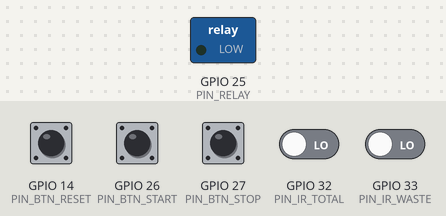
The sketch below on a simulated ESP32. On the bench: switched loads named in the sketch (green lamp = pin HIGH). The test bench sets the inputs (shaded band); at power-on: GPIO 14 (PIN_BTN_RESET), GPIO 26 (PIN_BTN_START), GPIO 27 (PIN_BTN_STOP) HIGH, GPIO 32 (PIN_IR_TOTAL), GPIO 33 (PIN_IR_WASTE) LOW. WiFi joins after 1.5 s; servers stay silent unless stated; no MQTT or app messages arrive unless stated; what the sketch prints to the serial monitor is not drawn.

Above: at 2.7 s.
2.8 s: GPIO 26 (PIN_BTN_START) pulled LOW for 0.15 s
At 3.8 s:
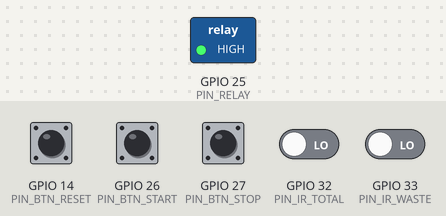
4.4 s: GPIO 27 (PIN_BTN_STOP) pulled LOW for 0.15 s
At 5.5 s:
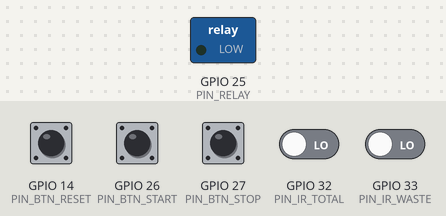
8.1 s: GPIO 26 (PIN_BTN_START) pulled LOW for 1 s
At 9.4 s:
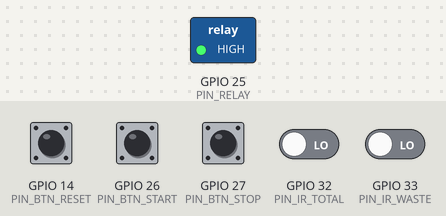
10.6 s: GPIO 27 (PIN_BTN_STOP) pulled LOW for 1 s
At 11.8 s:
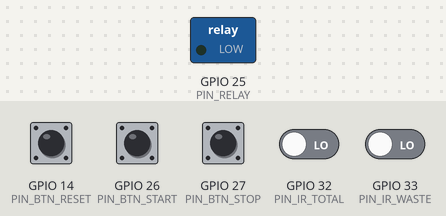
Timing chart, 0 to 13.6 s (numbered marks = the images above; inputs shaded):
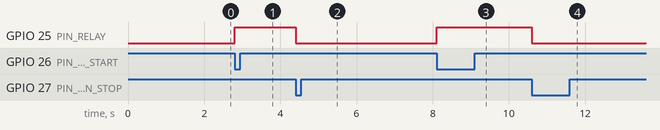

Measured:
- after the input at 2.8 s, GPIO 25 (PIN_RELAY): LOW → HIGH at once
- after the input at 4.4 s, GPIO 25 (PIN_RELAY): HIGH → LOW at once
- after the input at 8.1 s, GPIO 25 (PIN_RELAY): LOW → HIGH at once
- after the input at 10.6 s, GPIO 25 (PIN_RELAY): HIGH → LOW at once

The sketch:

esp32_3.2v.ino
```cpp
/*
 * โปรเจกต์: สายพานลำเลียงอัจฉริยะ (Smart Conveyor Belt) + IoT Cloud
 * เวอร์ชัน: 3.2 (อัปเดตคอมเมนต์อธิบายฟีเจอร์ระบบแยกของเสีย Manual QC และช่อง Defect Chute)
 * ⚙️ สิ่งที่เพิ่ม/ปรับปรุงในเวอร์ชันนี้:
 * 1. กำกับคอมเมนต์อธิบาย "เซนเซอร์ตัวที่ 1 (ต้นสายพาน)" สำหรับนับยอดรวมทั้งหมด (Total)
 * 2. กำกับคอมเมนต์อธิบาย "เซนเซอร์ตัวที่ 2 (ช่องของเสีย Defect Chute)" สำหรับนับยอดของเสีย (Waste/Defect)
 * 3. คงระบบกู้คืนเครือข่ายอัจฉริยะและระบบส่งข้อมูลอัตโนมัติทุก 5 วินาที (Heartbeat) ไว้ตามเดิม
 */

#include <WiFi.h>
#include <WiFiClientSecure.h>
#include <PubSubClient.h>

// ==========================================
// 🌐 1. ตั้งค่าอินเทอร์เน็ต และ MQTT
// ==========================================
const char* ssid = "YOUR_WIFI_SSID";
const char* password = "YOUR_WIFI_PASSWORD";

const char* mqtt_server = "YOUR_CLUSTER_ID.s1.eu.hivemq.cloud";
const int mqtt_port = 8883;
const char* mqtt_user = "YOUR_MQTT_USERNAME";
const char* mqtt_pass = "YOUR_MQTT_PASSWORD";

WiFiClientSecure espClient;
PubSubClient client(espClient);

// ==========================================
// ⚙️ 2. กำหนดขาพิน (ตรงตามตำแหน่งหน้างานจริง)
// ==========================================
const int PIN_IR_TOTAL  = 32; // [เซนเซอร์ตัวที่ 1] ติดตั้งที่ต้นสายพาน เพื่อจับวัตถุทุกชิ้นก้าวเข้าสู่ระบบ (นับยอดรวม Total)
const int PIN_IR_WASTE  = 33; // [เซนเซอร์ตัวที่ 2] ติดตั้งที่สไลด์ช่องของเสีย (Defect Chute) เมื่อพนักงานปัดของเสียลงมาจะนับทันที
const int PIN_RELAY     = 25; // ควบคุมมอเตอร์สายพาน
const int PIN_BTN_START = 26; // ปุ่มสีเขียว START
const int PIN_BTN_STOP  = 27; // ปุ่มสีแดง STOP
const int PIN_BTN_RESET = 14; // ปุ่มสีเหลือง/น้ำเงิน RESET

// ==========================================
// 📊 3. ตัวแปรระบบและการจับเวลา
// ==========================================
int countTotal = 0;
int countWaste = 0; // ยอดนับของเสีย (Defect Count)
int systemState = 0;

unsigned long lastIrTotalTime = 0;
unsigned long lastIrWasteTime = 0;
unsigned long lastBtnTime = 0;
const int debounceDelay = 300;

unsigned long lastTelemetryTime = 0;
const unsigned long telemetryInterval = 5000; // ส่งข้อมูลรายงานตัวขึ้น Cloud อัตโนมัติทุกๆ 5 วินาที

// ==========================================
// 🔄 4. ฟังก์ชันจัดการระบบเชื่อมต่อ MQTT
// ==========================================
void checkMQTTConnection() {
  if (WiFi.status() == WL_CONNECTED && !client.connected()) {
    Serial.print("📡 [MQTT] กำลังเชื่อมต่อคลาวด์ HiveMQ...");
    if (client.connect("ESP32_Conveyor", mqtt_user, mqtt_pass)) {
      Serial.println(" สำเร็จ! 🟢");
    } else {
      Serial.print(" พลาด! รหัส Error: ");
      Serial.print(client.state());
      Serial.println(" จะลองใหม่ในอีก 5 วินาที");
    }
  }
}

// ฟังก์ชันมัดรวมส่งข้อมูลขึ้น Cloud
void sendDataToCloud() {
  client.publish("factory/conveyor/total", String(countTotal).c_str());
  client.publish("factory/conveyor/waste", String(countWaste).c_str()); // ส่งค่าของเสียไปให้ Node-RED หักลบหาค่าของดีต่อไป
  client.publish("factory/conveyor/status", String(systemState).c_str());
  Serial.println("🚀 [MQTT] ส่งข้อมูลชุด Telemetry ขึ้น Cloud เรียบร้อย");
}

// ==========================================
// 🚀 5. ฟังก์ชันตั้งค่าเริ่มต้น (Setup)
// ==========================================
void setup() {
  Serial.begin(115200);

  pinMode(PIN_IR_TOTAL, INPUT);
  pinMode(PIN_IR_WASTE, INPUT);
  pinMode(PIN_BTN_START, INPUT_PULLUP);
  pinMode(PIN_BTN_STOP, INPUT_PULLUP);
  pinMode(PIN_BTN_RESET, INPUT_PULLUP);
  pinMode(PIN_RELAY, OUTPUT);
  digitalWrite(PIN_RELAY, LOW);

  WiFi.setAutoReconnect(true); // เปิดระบบกู้คืน Wi-Fi อัตโนมัติเบื้องหลัง

  Serial.println();
  Serial.print("กำลังเริ่มเชื่อมต่อ Wi-Fi...");
  WiFi.begin(ssid, password);
  while (WiFi.status() != WL_CONNECTED) {
    delay(500);
    Serial.print(".");
  }
  Serial.println("\nWi-Fi เชื่อมต่อสำเร็จ! 🟢");

  espClient.setInsecure();
  client.setServer(mqtt_server, mqtt_port);

  Serial.println("--- 🟢 ระบบ v3.2 พร้อมสาธิตกระบวนการแยกของเสีย Manual QC แล้ว ---");
}

// ==========================================
// 🔁 6. ฟังก์ชันหลัก (Loop)
// ==========================================
void loop() {
  static unsigned long lastMqttCheck = 0;
  if (millis() - lastMqttCheck > 5000) {
    checkMQTTConnection();
    lastMqttCheck = millis();
  }

  if (client.connected()) {
    client.loop();
  }

  unsigned long currentMillis = millis();

  // 1. ระบบส่งข้อมูลอัตโนมัติทุก 5 วินาที (Heartbeat) เพื่อสถิติ 720 ชุดข้อมูล/ชั่วโมง
  if (currentMillis - lastTelemetryTime >= telemetryInterval) {
    if (client.connected()) {
      sendDataToCloud();
    }
    lastTelemetryTime = currentMillis;
  }

  // 2. ระบบจัดการปุ่มกด (Start / Stop / Reset)
  if (currentMillis - lastBtnTime > debounceDelay) {
    if (digitalRead(PIN_BTN_START) == LOW && systemState == 0) {
      systemState = 1;
      digitalWrite(PIN_RELAY, HIGH);
      Serial.println("▶️ START: มอเตอร์ทำงาน สายพานเริ่มหมุน");
      if (client.connected()) sendDataToCloud();
      lastBtnTime = currentMillis;
    }
    if (digitalRead(PIN_BTN_STOP) == LOW && systemState == 1) {
      systemState = 0;
      digitalWrite(PIN_RELAY, LOW);
      Serial.println("⏸️ STOP: หยุดสายพานชั่วคราว");
      if (client.connected()) sendDataToCloud();
      lastBtnTime = currentMillis;
    }
    if (digitalRead(PIN_BTN_RESET) == LOW && systemState == 0) {
      countTotal = 0;
      countWaste = 0;
      Serial.println("🔄 RESET: ล้างค่าตัวนับทั้งหมดเป็น 0");
      if (client.connected()) sendDataToCloud();
      lastBtnTime = currentMillis;
    }
  }

  // 3. ระบบอ่านเซนเซอร์นับชิ้นงาน (จะทำงานเมื่อสั่ง START เปิดสายพานเท่านั้น)
  if (systemState == 1) {

    // [เซนเซอร์ตัวที่ 1 - ต้นสายพาน] นับวัตถุทุกชิ้นที่ปล่อยลงมา
    if (digitalRead(PIN_IR_TOTAL) == LOW) {
      if (currentMillis - lastIrTotalTime > debounceDelay) {
        countTotal++;
        Serial.print("📦 วัตถุเข้าสายพาน! ยอดรวม (Total): ");
        Serial.println(countTotal);

        if (client.connected()) {
          client.publish("factory/conveyor/total", String(countTotal).c_str());
        }
        lastIrTotalTime = currentMillis;
      }
    }

    // [เซนเซอร์ตัวที่ 2 - ช่องของเสีย Defect Chute] นับเฉพาะชิ้นงานที่พนักงาน QC ปัดแยกออกมา
    if (digitalRead(PIN_IR_WASTE) == LOW) {
      if (currentMillis - lastIrWasteTime > debounceDelay) {
        countWaste++;
        Serial.print("⚠️ พนักงาน QC พบของเสีย! ปัดลงช่อง Defect ยอดสะสม: ");
        Serial.println(countWaste);

        if (client.connected()) {
          client.publish("factory/conveyor/waste", String(countWaste).c_str());
        }
        lastIrWasteTime = currentMillis;
      }
    }
  }
}
```
